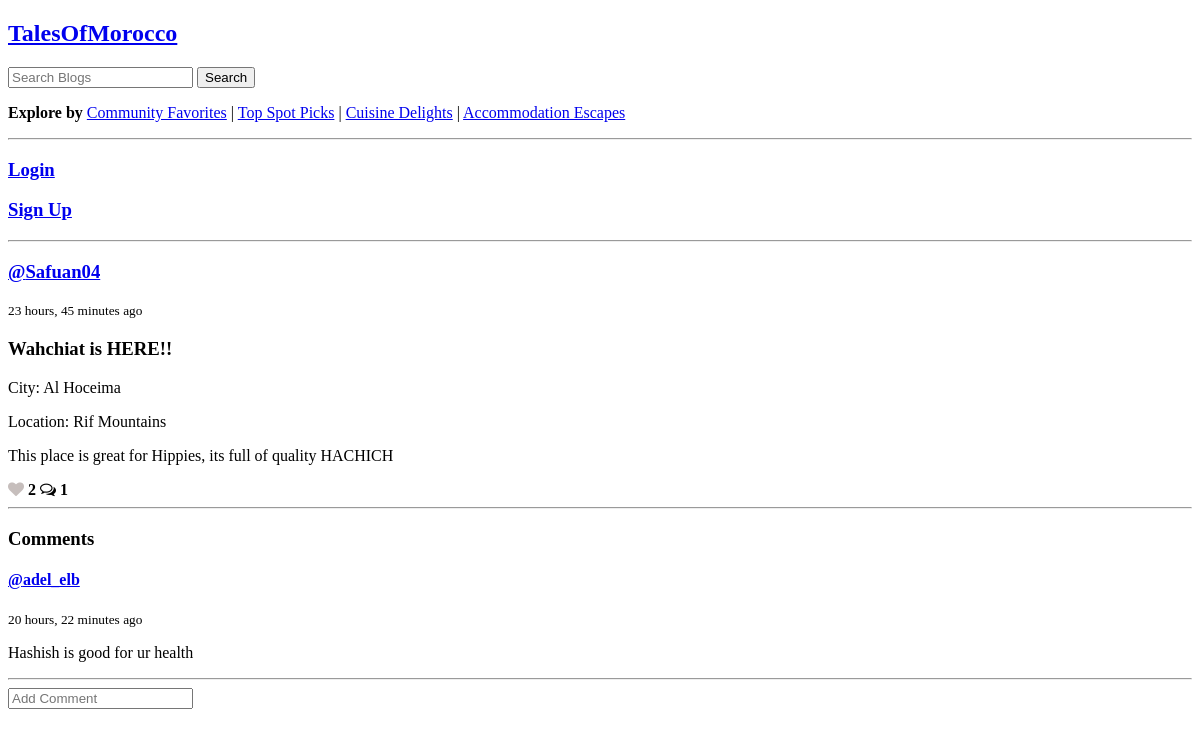
The page /blog/9/ on the database as committed earlier.
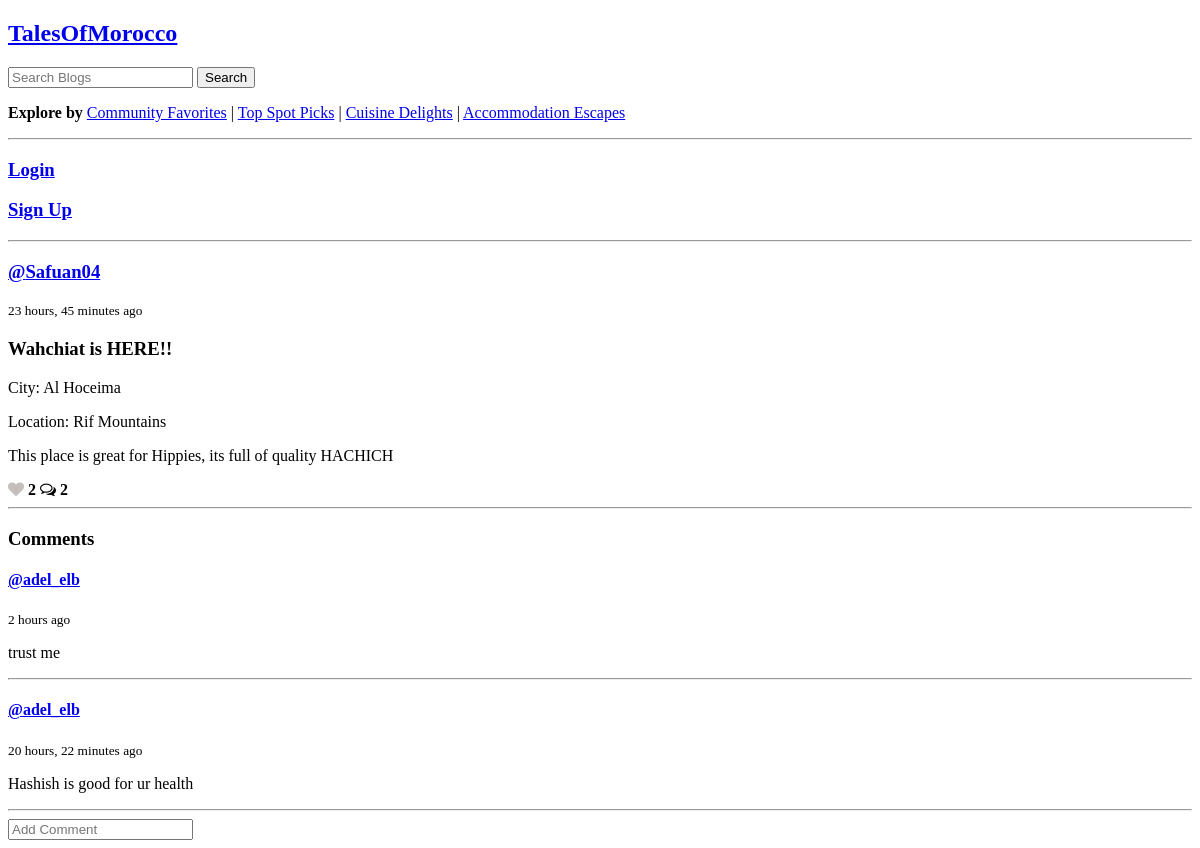
The same page on the database as committed later.
### base/models.py (models this page shows, shortened)
class Comment(models.Model):
    user = models.ForeignKey(User, on_delete=models.CASCADE)
    blogPost = models.ForeignKey(BlogPost, on_delete=models.CASCADE)
    body = models.TextField()
    edited = models.BooleanField(default=False)
    updated = models.DateTimeField(auto_now=True)
    created = models.DateTimeField(auto_now_add=True)

class User(AbstractUser):
    name = models.CharField(max_length=200, null=True, blank=False)
    email = models.EmailField(unique=True, null=False, blank=False)
    bio = models.TextField(null=True, blank=True)
    avatar = models.ImageField(null=True, default="default.jpg")
    USERNAME_FIELD = 'email'
    REQUIRED_FIELDS = []

### base/views.py (the view, shortened to what this page needs)
# urls.py: 2. Add a URL to urlpatterns:  path('blog/', include('blog.urls'))
def blog(request, pk):
    post = get_object_or_404(BlogPost, id=int(pk))
    user_likes = None;
    if request.user.is_authenticated:
        user_likes = Like.objects.filter(user=request.user)
    post.user_liked = user_likes.filter(blogPost=post).exists() if user_likes else False
    post_comments = post.comment_set.all().order_by('-created')
    context = {
        'title': post.title,
        'post': post,
        'post_comments': post_comments
    }
    return render(request, 'blog.html', context)

### base/models.py (called while the page is built)
    def __str__(self) -> str:
        return self.name

### base/templates/blog.html (shortened to what this page needs)
{% extends 'layout.html' %}
{% load static %}
{% block content %}
<div class="blog-post">
    <h3><a href="{% url 'profile' post.author.id %}">@{{ post.author.username }}</a></h3>
    <small>{{ post.created | timesince }} ago</small>
    <h3>{{ post.title }}</h3>
    <p>City: {{ post.city }}</p>
    <p>Location: {{ post.specific_location }}</p>
    <p>{{ post.description }}</p>
    <i class="fa fa-heart {% if post.user_liked %}liked{% endif %}" data-post-id="{{ post.id }}"></i>
    <b><span id="like-{{ post.id }}">{% if post.likes > 0 %}{{ post.likes }}{% endif %}</span>
    <a class="comment-link" href="{% url 'blog' post.id %}"><i class="fa fa-comments-o"></i>
    <span>   {% if post_comments.count > 0 %}{{ post_comments.count }}{% endif %}</span></b></a>
    <hr>
    <h3>Comments</h3>
    {% for comment in post_comments %}
        <h4><a href="{% url 'profile' comment.user.id %}">@{{ comment.user.username }}</a></h4>
        {% if comment.edited %}
            <small>{{ comment.created | timesince }} ago - Edited</small>
        {% else %}
            <small>{{ comment.created | timesince }} ago</small>
        {% endif %}
        <p>{{ comment.body }}</p>
        <hr>
    {% endfor %}
    <form method="POST" action="">
        <input type="text" name="body" placeholder="Add Comment">
    </form>
</div>
{% endblock %}

Rows that differ between the two databases and show on the page:
added Comment: user.username "adel_elb", created "2 hours", body "trust me"
Other text that changed with them:
{{ post_comments.count }}: "1" → "2"
